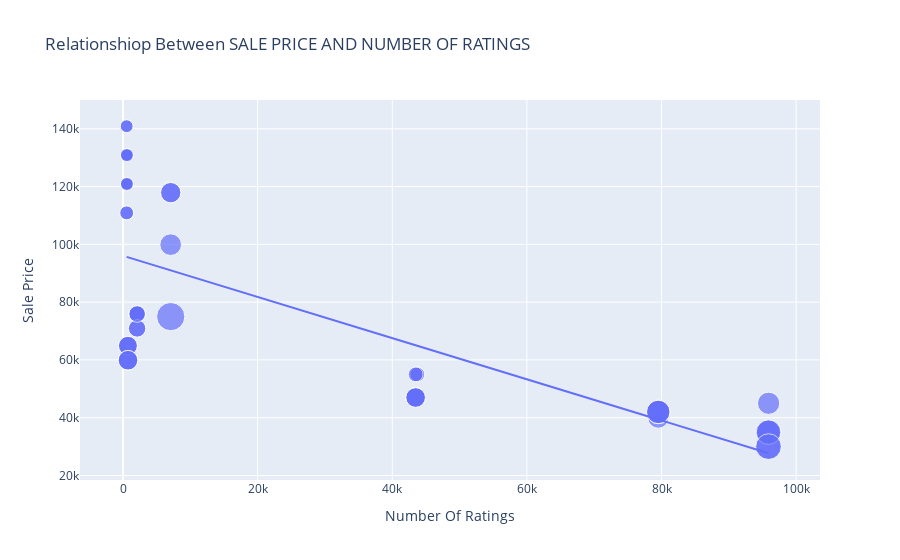

Write notebook code for a chart like this one.
### Markdown cell above
### Now let’s have a look at the relationship between the sale price of iPhones and their ratings
#### There is a negative linear relationship between the sale price of iPhones and the number of ratings. It means iPhones with lower sale prices are sold more in India

### Code cell
figure = px.scatter(data_frame = dt,x="Number Of Ratings",
                    y="Sale Price", size= "Discount Percentage", 
                    trendline= "ols", 
                    title= "Relationshiop Between SALE PRICE AND NUMBER OF RATINGS")
figure.show()

### Figure 1 — Plotly figure (JSON) as saved in the notebook; plotly's stock layout.template omitted (floating-point values rounded to 4 significant figures)
{"data": [{"hovertemplate": "Number Of Ratings=%{x}<br>Sale Price=%{y}<br>Discount Percentage=%{marker.size}<extra></extra>", "legendgroup": "", "marker": {"color": "#636efa", "size": [0, 0, 0, 0, 0, 0, 0, 0, 0, 20, 16, 20, 20, 20, 0, 0, 0, 0, 29, 15, 0, 15, 17, 18, 6, 6, 13, 6, 14, 10, 7, 6, 6, 13, 13, 10, 10, 6, 14, 6, 10, 6, 11, 11, 10, 14, 7, 6, 6, 6, 8, 8, 24, 22, 22, 22, 8, 24, 14, 14, 14, 14], "sizemode": "area", "sizeref": 0.0725, "symbol": "circle"}, "mode": "markers", "name": "", "orientation": "v", "showlegend": false, "type": "scatter", "x": [3431, 3431, 3431, 11202, 11202, 3431, 3431, 11202, 1454, 79512, 79512, 79582, 79512, 79512, 1078, 1078, 1078, 1078, 7088, 7088, 1078, 7088, 7081, 95909, 542, 580, 740, 545, 740, 2101, 545, 580, 580, 730, 730, 2101, 2101, 580, 740, 580, 2092, 545, 2101, 2092, 2101, 740, 545, 580, 580, 580, 43707, 43707, 95807, 95909, 95807, 95909, 43470, 95909, 43470, 43470, 43470, 43470], "xaxis": "x", "y": [49900, 84900, 84900, 77000, 77000, 49900, 49900, 77000, 89900, 41999, 39999, 41999, 41999, 41999, 131900, 117100, 131900, 117100, 74999, 117900, 117100, 117900, 99900, 44999, 140900, 130900, 64900, 120900, 59900, 75900, 110900, 130900, 120900, 64900, 64900, 75900, 75900, 120900, 59900, 120900, 75900, 140900, 70900, 70900, 75900, 59900, 110900, 120900, 130900, 130900, 54999, 54999, 29999, 34999, 34999, 34999, 54999, 29999, 46999, 46999, 46999, 46999], "yaxis": "y"}, {"hovertemplate": "<b>OLS trendline</b><br>Sale Price = -0.712783 * Number Of Ratings + 96054.8<br>R<sup>2</sup>=0.492139<br><br>Number Of Ratings=%{x}<br>Sale Price=%{y} <b>(trend)</b><extra></extra>", "legendgroup": "", "marker": {"color": "#636efa", "symbol": "circle"}, "mode": "lines", "name": "", "showlegend": false, "type": "scatter", "x": [542, 545, 545, 545, 545, 580, 580, 580, 580, 580, 580, 580, 580, 730, 730, 740, 740, 740, 740, 1078, 1078, 1078, 1078, 1078, 1454, 2092, 2092, 2101, 2101, 2101, 2101, 2101, 3431, 3431, 3431, 3431, 3431, 7081, 7088, 7088, 7088, 11202, 11202, 11202, 43470, 43470, 43470, 43470, 43470, 43707, 43707, 79512, 79512, 79512, 79512, 79582, 95807, 95807, 95909, 95909, 95909, 95909], "xaxis": "x", "y": [95670.0, 95670.0, 95670.0, 95670.0, 95670.0, 95640.0, 95640.0, 95640.0, 95640.0, 95640.0, 95640.0, 95640.0, 95640.0, 95530.0, 95530.0, 95530.0, 95530.0, 95530.0, 95530.0, 95290.0, 95290.0, 95290.0, 95290.0, 95290.0, 95020.0, 94560.0, 94560.0, 94560.0, 94560.0, 94560.0, 94560.0, 94560.0, 93610.0, 93610.0, 93610.0, 93610.0, 93610.0, 91010.0, 91000.0, 91000.0, 91000.0, 88070.0, 88070.0, 88070.0, 65070.0, 65070.0, 65070.0, 65070.0, 65070.0, 64900.0, 64900.0, 39380.0, 39380.0, 39380.0, 39380.0, 39330.0, 27770.0, 27770.0, 27690.0, 27690.0, 27690.0, 27690.0], "yaxis": "y"}], "layout": {"legend": {"itemsizing": "constant", "tracegroupgap": 0}, "title": {"text": "Relationshiop Between SALE PRICE AND NUMBER OF RATINGS"}, "xaxis": {"anchor": "y", "domain": [0, 1], "title": {"text": "Number Of Ratings"}}, "yaxis": {"anchor": "x", "domain": [0, 1], "title": {"text": "Sale Price"}}}}
